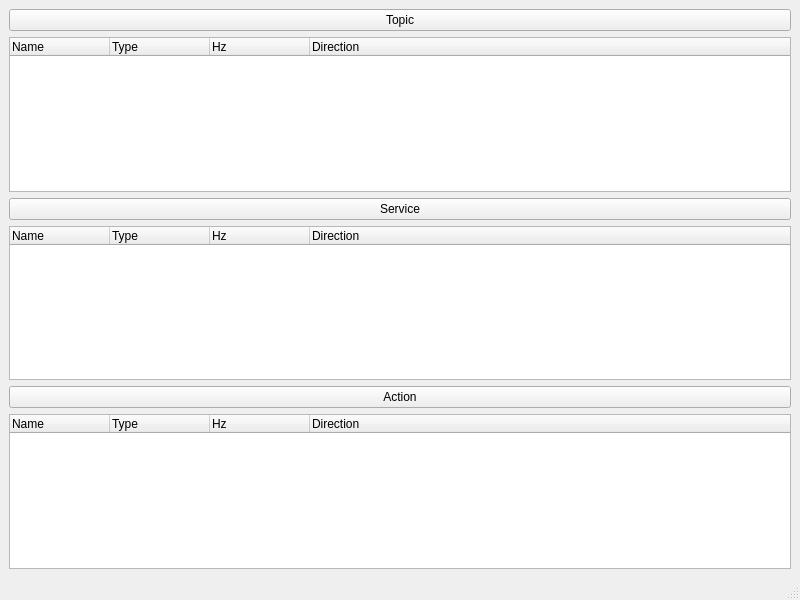
<?xml version="1.0" encoding="UTF-8"?>
<ui version="4.0">
 <class>MainWindow</class>
 <widget class="QMainWindow" name="MainWindow">
  <property name="geometry">
   <rect>
    <x>0</x>
    <y>0</y>
    <width>800</width>
    <height>600</height>
   </rect>
  </property>
  <property name="windowTitle">
   <string>MainWindow</string>
  </property>
  <widget class="QWidget" name="centralwidget">
   <layout class="QVBoxLayout" name="verticalLayout">
    <item>
     <widget class="QPushButton" name="topicButton">
      <property name="text">
       <string>Topic</string>
      </property>
     </widget>
    </item>
    <item>
     <widget class="QTreeWidget" name="topicTreeWidget">
      <column>
       <property name="text">
        <string>Name</string>
       </property>
      </column>
      <column>
       <property name="text">
        <string>Type</string>
       </property>
      </column>
      <column>
       <property name="text">
        <string>Hz</string>
       </property>
      </column>
      <column>
       <property name="text">
        <string>Direction</string>
       </property>
      </column>
     </widget>
    </item>
    <item>
     <widget class="QPushButton" name="serviceButton">
      <property name="text">
       <string>Service</string>
      </property>
     </widget>
    </item>
    <item>
     <widget class="QTreeWidget" name="serviceTreeWidget">
      <column>
       <property name="text">
        <string>Name</string>
       </property>
      </column>
      <column>
       <property name="text">
        <string>Type</string>
       </property>
      </column>
      <column>
       <property name="text">
        <string>Hz</string>
       </property>
      </column>
      <column>
       <property name="text">
        <string>Direction</string>
       </property>
      </column>
     </widget>
    </item>
    <item>
     <widget class="QPushButton" name="actionButton">
      <property name="text">
       <string>Action</string>
      </property>
     </widget>
    </item>
    <item>
     <widget class="QTreeWidget" name="actionTreeWidget">
      <column>
       <property name="text">
        <string notr="true">Name</string>
       </property>
      </column>
      <column>
       <property name="text">
        <string>Type</string>
       </property>
      </column>
      <column>
       <property name="text">
        <string>Hz</string>
       </property>
      </column>
      <column>
       <property name="text">
        <string>Direction</string>
       </property>
      </column>
     </widget>
    </item>
   </layout>
  </widget>
  <widget class="QMenuBar" name="menubar">
   <property name="geometry">
    <rect>
     <x>0</x>
     <y>0</y>
     <width>800</width>
     <height>22</height>
    </rect>
   </property>
  </widget>
  <widget class="QStatusBar" name="statusbar"/>
 </widget>
 <resources/>
 <connections/>
</ui>
